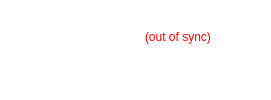
          <widget class="QFrame" name="frame">
           <property name="autoFillBackground">
            <bool>false</bool>
           </property>
           <property name="styleSheet">
            <string notr="true">background:transparent;border:0;</string>
           </property>
           <property name="frameShape">
            <enum>QFrame::NoFrame</enum>
           </property>
           <property name="frameShadow">
            <enum>QFrame::Raised</enum>
           </property>
           <property name="lineWidth">
            <number>-1</number>
           </property>
           <layout class="QGridLayout" name="gridLayout_4">
            <item row="3" column="3">
             <spacer name="horizontalSpacer_5">
              <property name="orientation">
               <enum>Qt::Horizontal</enum>
              </property>
              <property name="sizeHint" stdset="0">
               <size>
                <width>40</width>
                <height>20</height>
               </size>
              </property>
             </spacer>
            </item>
            <item row="3" column="2">
             <widget class="QLabel" name="labelTotal">
              <property name="palette">
               <palette>
                <active>
                 <colorrole role="WindowText">
                  <brush brushstyle="SolidPattern">
                   <color alpha="255">
                    <red>255</red>
                    <green>255</green>
                    <blue>255</blue>
                   </color>
                  </brush>
                 </colorrole>
                 <colorrole role="Button">
                  <brush brushstyle="SolidPattern">
                   <color alpha="0">
                    <red>0</red>
                    <green>0</green>
                    <blue>0</blue>
                   </color>
                  </brush>
                 </colorrole>
                 <colorrole role="Text">
                  <brush brushstyle="SolidPattern">
                   <color alpha="255">
                    <red>255</red>
                    <green>255</green>
                    <blue>255</blue>
                   </color>
                  </brush>
                 </colorrole>
                 <colorrole role="ButtonText">
                  <brush brushstyle="SolidPattern">
                   <color alpha="255">
                    <red>255</red>
                    <green>255</green>
                    <blue>255</blue>
                   </color>
                  </brush>
                 </colorrole>
                 <colorrole role="Base">
                  <brush brushstyle="SolidPattern">
                   <color alpha="0">
                    <red>0</red>
                    <green>0</green>
                    <blue>0</blue>
                   </color>
                  </brush>
                 </colorrole>
                 <colorrole role="Window">
                  <brush brushstyle="SolidPattern">
                   <color alpha="0">
                    <red>0</red>
                    <green>0</green>
                    <blue>0</blue>
                   </color>
                  </brush>
                 </colorrole>
                </active>
                <inactive>
                 <colorrole role="WindowText">
                  <brush brushstyle="SolidPattern">
                   <color alpha="255">
                    <red>255</red>
                    <green>255</green>
                    <blue>255</blue>
                   </color>
                  </brush>
                 </colorrole>
                 <colorrole role="Button">
                  <brush brushstyle="SolidPattern">
                   <color alpha="0">
                    <red>0</red>
                    <green>0</green>
                    <blue>0</blue>
                   </color>
                  </brush>
                 </colorrole>
                 <colorrole role="Text">
                  <brush brushstyle="SolidPattern">
                   <color alpha="255">
                    <red>255</red>
                    <green>255</green>
                    <blue>255</blue>
                   </color>
                  </brush>
                 </colorrole>
                 <colorrole role="ButtonText">
                  <brush brushstyle="SolidPattern">
                   <color alpha="255">
                    <red>255</red>
                    <green>255</green>
                    <blue>255</blue>
                   </color>
                  </brush>
                 </colorrole>
                 <colorrole role="Base">
                  <brush brushstyle="SolidPattern">
                   <color alpha="0">
                    <red>0</red>
                    <green>0</green>
                    <blue>0</blue>
                   </color>
                  </brush>
                 </colorrole>
                 <colorrole role="Window">
                  <brush brushstyle="SolidPattern">
                   <color alpha="0">
                    <red>0</red>
                    <green>0</green>
                    <blue>0</blue>
                   </color>
                  </brush>
                 </colorrole>
                </inactive>
                <disabled>
                 <colorrole role="WindowText">
                  <brush brushstyle="SolidPattern">
                   <color alpha="255">
                    <red>255</red>
                    <green>255</green>
                    <blue>255</blue>
                   </color>
                  </brush>
                 </colorrole>
                 <colorrole role="Button">
                  <brush brushstyle="SolidPattern">
                   <color alpha="0">
                    <red>0</red>
                    <green>0</green>
                    <blue>0</blue>
                   </color>
                  </brush>
                 </colorrole>
                 <colorrole role="Text">
                  <brush brushstyle="SolidPattern">
                   <color alpha="255">
                    <red>255</red>
                    <green>255</green>
                    <blue>255</blue>
                   </color>
                  </brush>
                 </colorrole>
                 <colorrole role="ButtonText">
                  <brush brushstyle="SolidPattern">
                   <color alpha="255">
                    <red>255</red>
                    <green>255</green>
                    <blue>255</blue>
                   </color>
                  </brush>
                 </colorrole>
                 <colorrole role="Base">
                  <brush brushstyle="SolidPattern">
                   <color alpha="0">
                    <red>0</red>
                    <green>0</green>
                    <blue>0</blue>
                   </color>
                  </brush>
                 </colorrole>
                 <colorrole role="Window">
                  <brush brushstyle="SolidPattern">
                   <color alpha="0">
                    <red>0</red>
                    <green>0</green>
                    <blue>0</blue>
                   </color>
                  </brush>
                 </colorrole>
                </disabled>
               </palette>
              </property>
              <property name="font">
               <font>
                <weight>75</weight>
                <bold>true</bold>
               </font>
              </property>
              <property name="cursor">
               <cursorShape>IBeamCursor</cursorShape>
              </property>
              <property name="toolTip">
               <string>Your current total balance</string>
              </property>
              <property name="autoFillBackground">
               <bool>false</bool>
              </property>
              <property name="styleSheet">
               <string notr="true">color: rgb(255, 255, 255);</string>
              </property>
              <property name="lineWidth">
               <number>-1</number>
              </property>
              <property name="text">
               <string notr="true">&lt;html&gt;&lt;head/&gt;&lt;body&gt;&lt;p&gt;&lt;span style=&quot; font-size:12pt; font-weight:600;&quot;&gt;0 CIR&lt;/span&gt;&lt;/p&gt;&lt;/body&gt;&lt;/html&gt;</string>
              </property>
              <property name="textFormat">
               <enum>Qt::RichText</enum>
              </property>
              <property name="textInteractionFlags">
               <set>Qt::LinksAccessibleByMouse|Qt::TextSelectableByKeyboard|Qt::TextSelectableByMouse</set>
              </property>
             </widget>
            </item>
            <item row="3" column="0">
             <widget class="QLabel" name="labelTotalText">
              <property name="palette">
               <palette>
                <active>
                 <colorrole role="WindowText">
                  <brush brushstyle="SolidPattern">
                   <color alpha="255">
                    <red>255</red>
                    <green>255</green>
                    <blue>255</blue>
                   </color>
                  </brush>
                 </colorrole>
                 <colorrole role="Button">
                  <brush brushstyle="SolidPattern">
                   <color alpha="0">
                    <red>0</red>
                    <green>0</green>
                    <blue>0</blue>
                   </color>
                  </brush>
                 </colorrole>
                 <colorrole role="Text">
                  <brush brushstyle="SolidPattern">
                   <color alpha="255">
                    <red>255</red>
                    <green>255</green>
                    <blue>255</blue>
                   </color>
                  </brush>
                 </colorrole>
                 <colorrole role="ButtonText">
                  <brush brushstyle="SolidPattern">
                   <color alpha="255">
                    <red>255</red>
                    <green>255</green>
                    <blue>255</blue>
                   </color>
                  </brush>
                 </colorrole>
                 <colorrole role="Base">
                  <brush brushstyle="SolidPattern">
                   <color alpha="0">
                    <red>0</red>
                    <green>0</green>
                    <blue>0</blue>
                   </color>
                  </brush>
                 </colorrole>
                 <colorrole role="Window">
                  <brush brushstyle="SolidPattern">
                   <color alpha="0">
                    <red>0</red>
                    <green>0</green>
                    <blue>0</blue>
                   </color>
                  </brush>
                 </colorrole>
                 <colorrole role="ToolTipText">
                  <brush brushstyle="SolidPattern">
                   <color alpha="255">
                    <red>255</red>
                    <green>255</green>
                    <blue>255</blue>
                   </color>
                  </brush>
                 </colorrole>
                </active>
                <inactive>
                 <colorrole role="WindowText">
                  <brush brushstyle="SolidPattern">
                   <color alpha="255">
                    <red>255</red>
                    <green>255</green>
                    <blue>255</blue>
                   </color>
                  </brush>
                 </colorrole>
                 <colorrole role="Button">
                  <brush brushstyle="SolidPattern">
                   <color alpha="0">
                    <red>0</red>
                    <green>0</green>
                    <blue>0</blue>
                   </color>
                  </brush>
                 </colorrole>
                 <colorrole role="Text">
                  <brush brushstyle="SolidPattern">
                   <color alpha="255">
                    <red>255</red>
                    <green>255</green>
                    <blue>255</blue>
                   </color>
                  </brush>
                 </colorrole>
                 <colorrole role="ButtonText">
                  <brush brushstyle="SolidPattern">
                   <color alpha="255">
                    <red>255</red>
                    <green>255</green>
                    <blue>255</blue>
                   </color>
                  </brush>
                 </colorrole>
                 <colorrole role="Base">
                  <brush brushstyle="SolidPattern">
                   <color alpha="0">
                    <red>0</red>
                    <green>0</green>
                    <blue>0</blue>
                   </color>
                  </brush>
                 </colorrole>
                 <colorrole role="Window">
                  <brush brushstyle="SolidPattern">
                   <color alpha="0">
                    <red>0</red>
                    <green>0</green>
                    <blue>0</blue>
                   </color>
                  </brush>
                 </colorrole>
                 <colorrole role="ToolTipText">
                  <brush brushstyle="SolidPattern">
                   <color alpha="255">
                    <red>255</red>
                    <green>255</green>
                    <blue>255</blue>
                   </color>
                  </brush>
                 </colorrole>
                </inactive>
                <disabled>
                 <colorrole role="WindowText">
                  <brush brushstyle="SolidPattern">
                   <color alpha="255">
                    <red>190</red>
                    <green>190</green>
                    <blue>190</blue>
                   </color>
                  </brush>
                 </colorrole>
                 <colorrole role="Button">
                  <brush brushstyle="SolidPattern">
                   <color alpha="0">
                    <red>0</red>
                    <green>0</green>
                    <blue>0</blue>
                   </color>
                  </brush>
                 </colorrole>
                 <colorrole role="Text">
                  <brush brushstyle="SolidPattern">
                   <color alpha="255">
                    <red>190</red>
                    <green>190</green>
                    <blue>190</blue>
                   </color>
                  </brush>
                 </colorrole>
                 <colorrole role="ButtonText">
                  <brush brushstyle="SolidPattern">
                   <color alpha="255">
                    <red>190</red>
                    <green>190</green>
                    <blue>190</blue>
                   </color>
                  </brush>
                 </colorrole>
                 <colorrole role="Base">
                  <brush brushstyle="SolidPattern">
                   <color alpha="0">
                    <red>0</red>
                    <green>0</green>
                    <blue>0</blue>
                   </color>
                  </brush>
                 </colorrole>
                 <colorrole role="Window">
                  <brush brushstyle="SolidPattern">
                   <color alpha="0">
                    <red>0</red>
                    <green>0</green>
                    <blue>0</blue>
                   </color>
                  </brush>
                 </colorrole>
                 <colorrole role="ToolTipText">
                  <brush brushstyle="SolidPattern">
                   <color alpha="255">
                    <red>255</red>
                    <green>255</green>
                    <blue>255</blue>
                   </color>
                  </brush>
                 </colorrole>
                </disabled>
               </palette>
              </property>
              <property name="text">
               <string>&lt;html&gt;&lt;head/&gt;&lt;body&gt;&lt;p&gt;&lt;span style=&quot; font-size:10pt;&quot;&gt;Total:&lt;/span&gt;&lt;/p&gt;&lt;/body&gt;&lt;/html&gt;</string>
              </property>
              <property name="textFormat">
               <enum>Qt::RichText</enum>
              </property>
             </widget>
            </item>
            <item row="1" column="3">
             <widget class="QFrame" name="frame_12">
              <property name="palette">
               <palette>
                <active>
                 <colorrole role="WindowText">
                  <brush brushstyle="SolidPattern">
                   <color alpha="255">
                    <red>255</red>
                    <green>255</green>
                    <blue>255</blue>
                   </color>
                  </brush>
                 </colorrole>
                 <colorrole role="Button">
                  <brush brushstyle="SolidPattern">
                   <color alpha="0">
                    <red>0</red>
                    <green>0</green>
                    <blue>0</blue>
                   </color>
                  </brush>
                 </colorrole>
                 <colorrole role="Text">
                  <brush brushstyle="SolidPattern">
                   <color alpha="255">
                    <red>255</red>
                    <green>255</green>
                    <blue>255</blue>
                   </color>
                  </brush>
                 </colorrole>
                 <colorrole role="Base">
                  <brush brushstyle="SolidPattern">
                   <color alpha="0">
                    <red>0</red>
                    <green>0</green>
                    <blue>0</blue>
                   </color>
                  </brush>
                 </colorrole>
                 <colorrole role="Window">
                  <brush brushstyle="SolidPattern">
                   <color alpha="0">
                    <red>0</red>
                    <green>0</green>
                    <blue>0</blue>
                   </color>
                  </brush>
                 </colorrole>
                 <colorrole role="ToolTipText">
                  <brush brushstyle="SolidPattern">
                   <color alpha="255">
                    <red>255</red>
                    <green>255</green>
                    <blue>255</blue>
                   </color>
                  </brush>
                 </colorrole>
                </active>
                <inactive>
                 <colorrole role="WindowText">
                  <brush brushstyle="SolidPattern">
                   <color alpha="255">
                    <red>255</red>
                    <green>255</green>
                    <blue>255</blue>
                   </color>
                  </brush>
                 </colorrole>
                 <colorrole role="Button">
                  <brush brushstyle="SolidPattern">
                   <color alpha="0">
                    <red>0</red>
                    <green>0</green>
                    <blue>0</blue>
                   </color>
                  </brush>
                 </colorrole>
                 <colorrole role="Text">
                  <brush brushstyle="SolidPattern">
                   <color alpha="255">
                    <red>255</red>
                    <green>255</green>
                    <blue>255</blue>
                   </color>
                  </brush>
                 </colorrole>
                 <colorrole role="Base">
                  <brush brushstyle="SolidPattern">
                   <color alpha="0">
                    <red>0</red>
                    <green>0</green>
                    <blue>0</blue>
                   </color>
                  </brush>
                 </colorrole>
                 <colorrole role="Window">
                  <brush brushstyle="SolidPattern">
                   <color alpha="0">
                    <red>0</red>
                    <green>0</green>
                    <blue>0</blue>
                   </color>
                  </brush>
                 </colorrole>
                 <colorrole role="ToolTipText">
                  <brush brushstyle="SolidPattern">
                   <color alpha="255">
                    <red>255</red>
                    <green>255</green>
                    <blue>255</blue>
                   </color>
                  </brush>
                 </colorrole>
                </inactive>
                <disabled>
                 <colorrole role="WindowText">
                  <brush brushstyle="SolidPattern">
                   <color alpha="255">
                    <red>190</red>
                    <green>190</green>
                    <blue>190</blue>
                   </color>
                  </brush>
                 </colorrole>
                 <colorrole role="Button">
                  <brush brushstyle="SolidPattern">
                   <color alpha="0">
                    <red>0</red>
                    <green>0</green>
                    <blue>0</blue>
                   </color>
                  </brush>
                 </colorrole>
                 <colorrole role="Text">
                  <brush brushstyle="SolidPattern">
                   <color alpha="255">
                    <red>190</red>
                    <green>190</green>
                    <blue>190</blue>
                   </color>
                  </brush>
                 </colorrole>
                 <colorrole role="Base">
                  <brush brushstyle="SolidPattern">
                   <color alpha="0">
                    <red>0</red>
                    <green>0</green>
                    <blue>0</blue>
                   </color>
                  </brush>
                 </colorrole>
                 <colorrole role="Window">
                  <brush brushstyle="SolidPattern">
                   <color alpha="0">
                    <red>0</red>
                    <green>0</green>
                    <blue>0</blue>
                   </color>
                  </brush>
                 </colorrole>
                 <colorrole role="ToolTipText">
                  <brush brushstyle="SolidPattern">
                   <color alpha="255">
                    <red>255</red>
                    <green>255</green>
                    <blue>255</blue>
                   </color>
                  </brush>
                 </colorrole>
                </disabled>
               </palette>
              </property>
              <property name="styleSheet">
               <string notr="true">background:transparent;border:0;</string>
              </property>
              <property name="frameShape">
               <enum>QFrame::StyledPanel</enum>
              </property>
              <property name="frameShadow">
               <enum>QFrame::Raised</enum>
              </property>
              <layout class="QGridLayout" name="gridLayout_9">
               <item row="0" column="0">
                <layout class="QHBoxLayout" name="horizontalLayout_4">
                 <item>
                  <spacer name="horizontalSpacer_4">
                   <property name="orientation">
                    <enum>Qt::Horizontal</enum>
                   </property>
                   <property name="sizeHint" stdset="0">
                    <size>
                     <width>40</width>
                     <height>20</height>
                    </size>
                   </property>
                  </spacer>
                 </item>
                 <item>
                  <widget class="QLabel" name="labelWalletStatus">
                   <property name="toolTip">
                    <string>The displayed information may be out of date. Your wallet automatically synchronizes with the bitFlowers network after a connection is established, but this process has not completed yet.</string>
                   </property>
                   <property name="styleSheet">
                    <string notr="true">QLabel { color: red; }</string>
                   </property>
                   <property name="text">
                    <string notr="true">(out of sync)</string>
                   </property>
                   <property name="alignment">
                    <set>Qt::AlignLeading|Qt::AlignLeft|Qt::AlignVCenter</set>
                   </property>
                  </widget>
                 </item>
                 <item>
                  <spacer name="horizontalSpacer_2">
                   <property name="orientation">
                    <enum>Qt::Horizontal</enum>
                   </property>
                   <property name="sizeHint" stdset="0">
                    <size>
                     <width>40</width>
                     <height>20</height>
                    </size>
                   </property>
                  </spacer>
                 </item>
                </layout>
               </item>
              </layout>
             </widget>
            </item>
            <item row="1" column="2">
             <spacer name="verticalSpacer">
              <property name="orientation">
               <enum>Qt::Vertical</enum>
              </property>
              <property name="sizeHint" stdset="0">
               <size>
                <width>20</width>
                <height>20</height>
               </size>
              </property>
             </spacer>
            </item>
           </layout>
          </widget>
